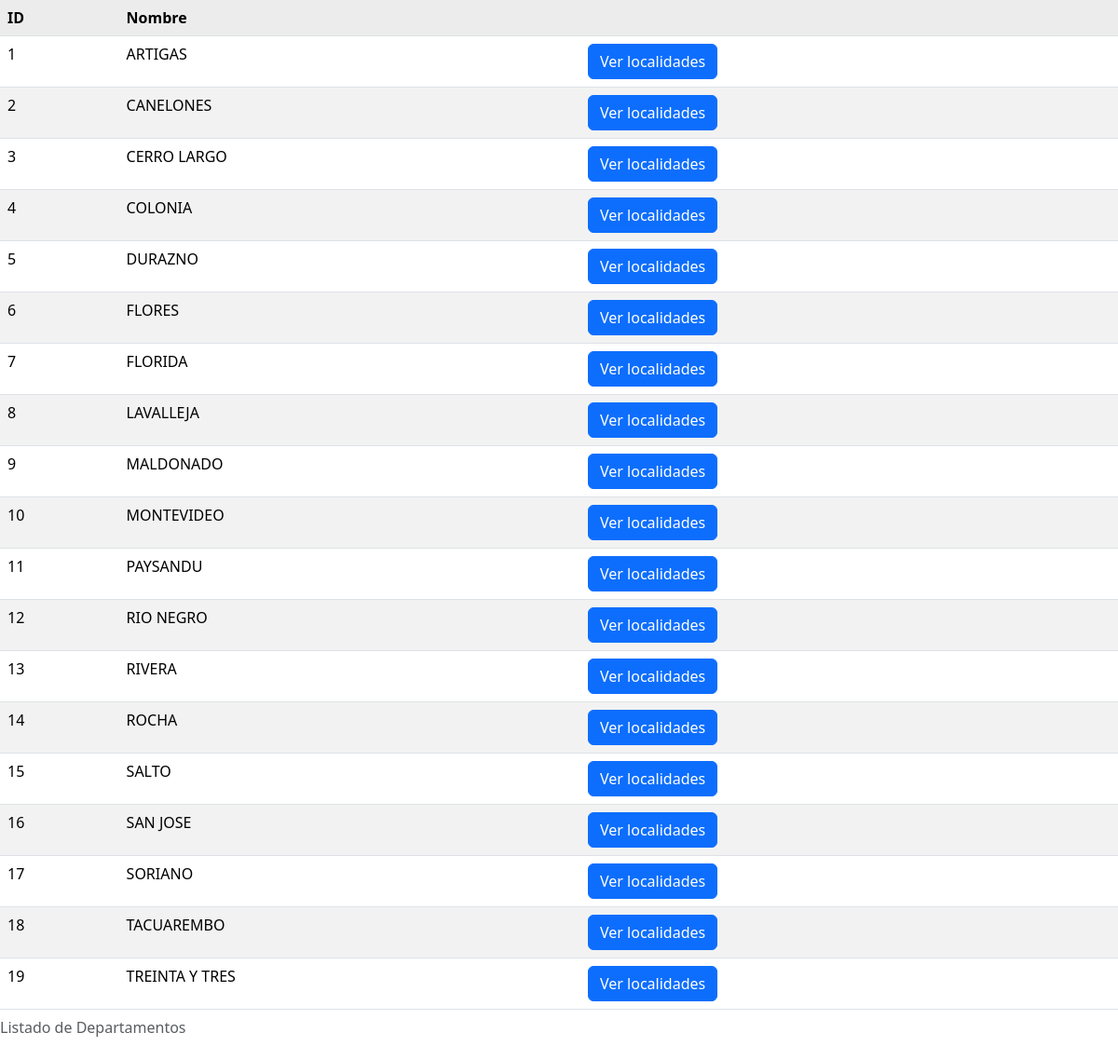
The page /base-datos/departamentos-listar.php on the database its author committed.
### tables this page shows
CREATE TABLE `departamentos` (
  `Dptcod` int(2) NOT NULL,
  `Dptnom` varchar(14) DEFAULT NULL
);

### base-datos/departamentos-listar.php (the view, shortened to what this page needs)
<?php
require('./db.php');
?>
<html>
<head>
<link href='/bootstrap-5.3.8-dist/css/bootstrap.css' rel='stylesheet' type='text/css'>
</head>
<body>
<table class='table table-hover table-striped'>
<caption>Listado de Departamentos</caption>
<tr>
	<th>ID</th>
	<th>Nombre</th>
	<th></th>
</tr>
<?php
$sql = "SELECT * FROM departamentos";
$result = mysqli_query($conn, $sql);
while($row = mysqli_fetch_array($result, MYSQLI_ASSOC)){
	echo "<tr>\n";
	echo "<td>".$row['Dptcod']."</td>\n";
	echo "<td>".$row['Dptnom']."</td>\n";
	echo "<td><a href='./localidades-ver.php?dptcod=".$row['Dptcod']."' class='btn btn-primary'>Ver localidades</td>\n";
	echo "</tr>\n";
}
?>
</table>
</body>
</html>

### rows shown on the page
departamentos: Dptcod "1", Dptnom "ARTIGAS"
departamentos: Dptcod "2", Dptnom "CANELONES"
departamentos: Dptcod "3", Dptnom "CERRO LARGO"
departamentos: Dptcod "4", Dptnom "COLONIA"
departamentos: Dptcod "5", Dptnom "DURAZNO"
departamentos: Dptcod "6", Dptnom "FLORES"
departamentos: Dptcod "7", Dptnom "FLORIDA"
departamentos: Dptcod "8", Dptnom "LAVALLEJA"
departamentos: Dptcod "9", Dptnom "MALDONADO"
departamentos: Dptcod "10", Dptnom "MONTEVIDEO"
departamentos: Dptcod "11", Dptnom "PAYSANDU"
departamentos: Dptcod "12", Dptnom "RIO NEGRO"
departamentos: Dptcod "13", Dptnom "RIVERA"
departamentos: Dptcod "14", Dptnom "ROCHA"
departamentos: Dptcod "15", Dptnom "SALTO"
departamentos: Dptcod "16", Dptnom "SAN JOSE"
departamentos: Dptcod "17", Dptnom "SORIANO"
departamentos: Dptcod "18", Dptnom "TACUAREMBO"
departamentos: Dptcod "19", Dptnom "TREINTA Y TRES"
